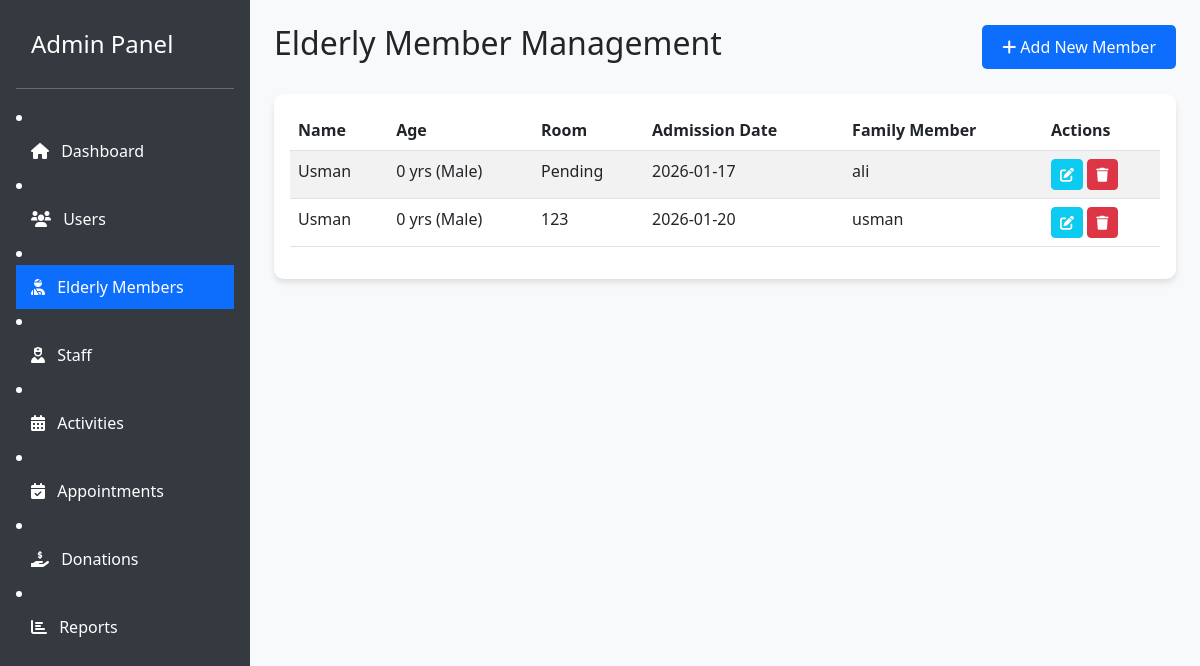
/admin/manage_elderly.php (signed in), run on the app's committed database.
### tables this page shows
CREATE TABLE `elderly_members` (
  `id` int(11) NOT NULL,
  `name` varchar(100) NOT NULL,
  `dob` date NOT NULL,
  `gender` enum('Male','Female','Other') NOT NULL,
  `admission_date` date NOT NULL,
  `medical_history` text DEFAULT NULL,
  `emergency_contact` varchar(100) DEFAULT NULL,
  `family_member_id` int(11) DEFAULT NULL,
  `room_no` varchar(20) DEFAULT NULL,
  `created_at` timestamp NOT NULL DEFAULT current_timestamp()
);

CREATE TABLE `users` (
  `id` int(11) NOT NULL,
  `name` varchar(100) NOT NULL,
  `email` varchar(100) NOT NULL,
  `password` varchar(255) NOT NULL,
  `role` enum('admin','staff','donor','family') NOT NULL,
  `contact_no` varchar(20) DEFAULT NULL,
  `address` text DEFAULT NULL,
  `created_at` timestamp NOT NULL DEFAULT current_timestamp()
);

### admin/manage_elderly.php (the view, shortened to what this page needs)
<?php
require_once '../config.php';
?>
<!DOCTYPE html>
<html lang="en">
<head>
    <link href="https://cdn.jsdelivr.net/npm/bootstrap@5.3.0/dist/css/bootstrap.min.css" rel="stylesheet">
    <link rel="stylesheet" href="../assets/css/style.css">
    <link href="https://cdnjs.cloudflare.com/ajax/libs/font-awesome/6.0.0/css/all.min.css" rel="stylesheet">
</head>
<body>
<div class="d-flex">
    <div class="sidebar d-flex flex-column flex-shrink-0 p-3 text-white" style="width: 250px;">
        <a href="dashboard.php" class="d-flex align-items-center mb-3 mb-md-0 me-md-auto text-white text-decoration-none">
            <span class="fs-4">Admin Panel</span>
        </a>
        <hr>
            <li><a href="dashboard.php" class="nav-link text-white"><i class="fas fa-home me-2"></i> Dashboard</a></li>
            <li><a href="manage_users.php" class="nav-link text-white"><i class="fas fa-users me-2"></i> Users</a></li>
            <li><a href="manage_elderly.php" class="nav-link active"><i class="fas fa-user-injured me-2"></i> Elderly Members</a></li>
            <li><a href="manage_staff.php" class="nav-link text-white"><i class="fas fa-user-nurse me-2"></i> Staff</a></li>
            <li><a href="manage_activities.php" class="nav-link text-white"><i class="fas fa-calendar-alt me-2"></i> Activities</a></li>
            <li><a href="manage_appointments.php" class="nav-link text-white"><i class="fas fa-calendar-check me-2"></i> Appointments</a></li>
            <li><a href="manage_donations.php" class="nav-link text-white"><i class="fas fa-hand-holding-usd me-2"></i> Donations</a></li>
             <li><a href="reports.php" class="nav-link text-white"><i class="fas fa-chart-bar me-2"></i> Reports</a></li>
    </div>
    <div class="flex-grow-1 p-4 bg-light">
        <div class="d-flex justify-content-between align-items-center mb-4">
            <h2>Elderly Member Management</h2>
            <button class="btn btn-primary" data-bs-toggle="modal" data-bs-target="#addElderlyModal">
                <i class="fas fa-plus"></i> Add New Member
            </button>
        </div>
        <div class="card">
            <div class="card-body">
                <table class="table table-striped">
                    <thead>
                        <tr>
                            <th>Name</th>
                            <th>Age</th>
                            <th>Room</th>
                            <th>Admission Date</th>
                            <th>Family Member</th>
                            <th>Actions</th>
                        </tr>
                    </thead>
                    <tbody>
                        <?php
                        $query = "SELECT e.*, u.name as family_name
                                  FROM elderly_members e
                                  LEFT JOIN users u ON e.family_member_id = u.id
                                  ORDER BY e.id DESC";
                        $result = mysqli_query($conn, $query);
                        while ($row = mysqli_fetch_assoc($result)) {
                            $dob = new DateTime($row['dob']);
                            $now = new DateTime();
                            $age = $now->diff($dob)->y;
                            echo "<tr>";
                            echo "<td>{$row['name']}</td>";
                            echo "<td>{$age} yrs ({$row['gender']})</td>";
                            echo "<td>{$row['room_no']}</td>";
                            echo "<td>{$row['admission_date']}</td>";
                            echo "<td>" . ($row['family_name'] ?? '<span class="text-muted">None</span>') . "</td>";
                            echo "<td>
                                    <a href='edit_elderly.php?id={$row['id']}' class='btn btn-sm btn-info text-white'><i class='fas fa-edit'></i></a>
                                    <a href='manage_elderly.php?delete={$row['id']}' class='btn btn-sm btn-danger' onclick='return confirm(\"Are you sure?\")'><i class='fas fa-trash'></i></a>
                                  </td>";
                            echo "</tr>";
                        }
                        ?>
                    </tbody>
                </table>
            </div>
        </div>
    </div>
</div>
</body>
</html>

### assets/css/style.css (style rules this page uses)
body { min-height: 100vh; display: flex; flex-direction: column; }
.card { border: none; border-radius: 10px; box-shadow: 0 4px 6px rgba(0,0,0,0.1); transition: transform 0.2s; }
.btn-primary { background-color: #0d6efd; border: none; padding: 10px 20px; border-radius: 5px; }
.sidebar { min-height: 100vh; background-color: #343a40; color: white; }
.sidebar a { color: rgba(255,255,255,0.8); text-decoration: none; padding: 10px 15px; display: block; }
.sidebar a:hover, .sidebar a.active { background-color: #0d6efd; color: white; }

### data on the page
elderly_members: name "Usman", gender "Male", room_no "Pending", admission_date "2026-01-17", family_member.name "ali"
elderly_members: name "Usman", gender "Male", room_no "123", admission_date "2026-01-20", family_member.name "usman"
